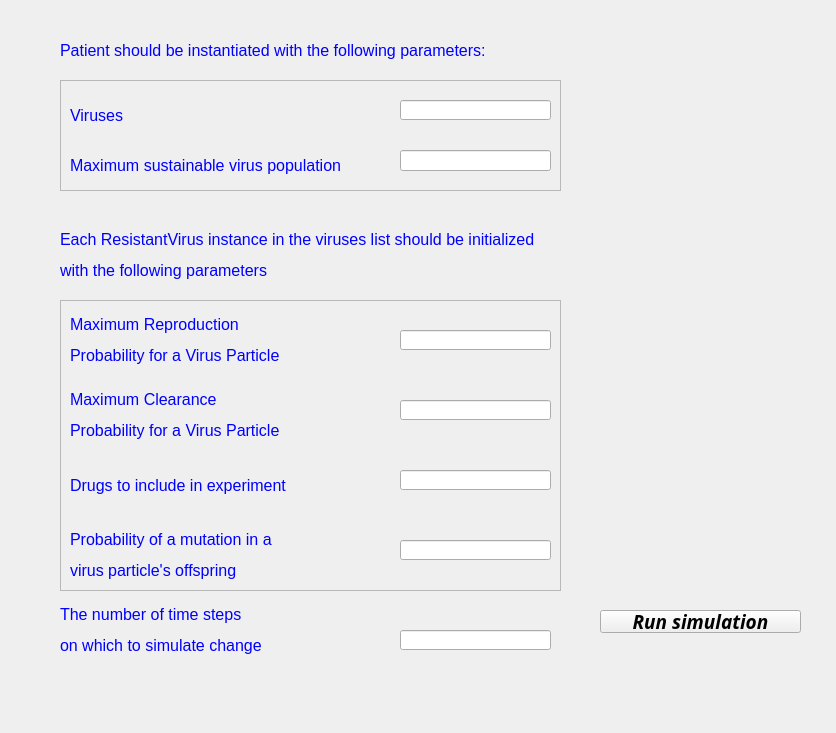
<?xml version="1.0" encoding="UTF-8"?>
<ui version="4.0">
 <class>Form3</class>
 <widget class="QWidget" name="Form3">
  <property name="geometry">
   <rect>
    <x>0</x>
    <y>0</y>
    <width>836</width>
    <height>733</height>
   </rect>
  </property>
  <property name="windowTitle">
   <string>Form</string>
  </property>
  <widget class="QLineEdit" name="lineEdit_7">
   <property name="geometry">
    <rect>
     <x>400</x>
     <y>630</y>
     <width>151</width>
     <height>20</height>
    </rect>
   </property>
  </widget>
  <widget class="QFrame" name="frame">
   <property name="geometry">
    <rect>
     <x>60</x>
     <y>80</y>
     <width>501</width>
     <height>111</height>
    </rect>
   </property>
   <property name="frameShape">
    <enum>QFrame::StyledPanel</enum>
   </property>
   <property name="frameShadow">
    <enum>QFrame::Raised</enum>
   </property>
   <widget class="QLabel" name="label_4">
    <property name="geometry">
     <rect>
      <x>10</x>
      <y>20</y>
      <width>91</width>
      <height>31</height>
     </rect>
    </property>
    <property name="text">
     <string>&lt;html&gt;&lt;head/&gt;&lt;body&gt;&lt;p&gt;&lt;span style=&quot; font-size:12pt; color:#0000ff;&quot;&gt;Viruses&lt;/span&gt;&lt;/p&gt;&lt;/body&gt;&lt;/html&gt;</string>
    </property>
   </widget>
   <widget class="QLabel" name="label_9">
    <property name="geometry">
     <rect>
      <x>10</x>
      <y>70</y>
      <width>281</width>
      <height>31</height>
     </rect>
    </property>
    <property name="text">
     <string>&lt;html&gt;&lt;head/&gt;&lt;body&gt;&lt;p&gt;&lt;span style=&quot; font-size:12pt; color:#0000ff;&quot;&gt;Maximum sustainable virus population&lt;/span&gt;&lt;/p&gt;&lt;/body&gt;&lt;/html&gt;</string>
    </property>
   </widget>
   <widget class="QLineEdit" name="lineEdit_8">
    <property name="geometry">
     <rect>
      <x>340</x>
      <y>70</y>
      <width>151</width>
      <height>21</height>
     </rect>
    </property>
   </widget>
   <widget class="QLineEdit" name="lineEdit_9">
    <property name="geometry">
     <rect>
      <x>340</x>
      <y>20</y>
      <width>151</width>
      <height>20</height>
     </rect>
    </property>
   </widget>
  </widget>
  <widget class="QLabel" name="label_2">
   <property name="geometry">
    <rect>
     <x>60</x>
     <y>20</y>
     <width>511</width>
     <height>61</height>
    </rect>
   </property>
   <property name="text">
    <string>&lt;html&gt;&lt;head/&gt;&lt;body&gt;&lt;p&gt;&lt;span style=&quot; font-size:12pt; color:#0000ff;&quot;&gt;Patient should be instantiated with the following parameters:&lt;/span&gt;&lt;/p&gt;&lt;/body&gt;&lt;/html&gt;</string>
   </property>
  </widget>
  <widget class="QFrame" name="frame_2">
   <property name="geometry">
    <rect>
     <x>60</x>
     <y>300</y>
     <width>501</width>
     <height>291</height>
    </rect>
   </property>
   <property name="frameShape">
    <enum>QFrame::StyledPanel</enum>
   </property>
   <property name="frameShadow">
    <enum>QFrame::Raised</enum>
   </property>
   <widget class="QLabel" name="label_7">
    <property name="geometry">
     <rect>
      <x>10</x>
      <y>10</y>
      <width>261</width>
      <height>61</height>
     </rect>
    </property>
    <property name="text">
     <string>&lt;html&gt;&lt;head/&gt;&lt;body&gt;&lt;p&gt;&lt;span style=&quot; font-size:12pt; color:#0000ff;&quot;&gt;Maximum Reproduction &lt;/span&gt;&lt;/p&gt;&lt;p&gt;&lt;span style=&quot; font-size:12pt; color:#0000ff;&quot;&gt;Probability for a Virus Particle&lt;/span&gt;&lt;/p&gt;&lt;/body&gt;&lt;/html&gt;</string>
    </property>
   </widget>
   <widget class="QLineEdit" name="lineEdit_5">
    <property name="geometry">
     <rect>
      <x>340</x>
      <y>30</y>
      <width>151</width>
      <height>20</height>
     </rect>
    </property>
   </widget>
   <widget class="QLabel" name="label_8">
    <property name="geometry">
     <rect>
      <x>10</x>
      <y>90</y>
      <width>241</width>
      <height>51</height>
     </rect>
    </property>
    <property name="text">
     <string>&lt;html&gt;&lt;head/&gt;&lt;body&gt;&lt;p&gt;&lt;span style=&quot; font-size:12pt; color:#0000ff;&quot;&gt;Maximum Clearance&lt;/span&gt;&lt;/p&gt;&lt;p&gt;&lt;span style=&quot; font-size:12pt; color:#0000ff;&quot;&gt;Probability for a Virus Particle&lt;/span&gt;&lt;/p&gt;&lt;/body&gt;&lt;/html&gt;</string>
    </property>
   </widget>
   <widget class="QLineEdit" name="lineEdit_6">
    <property name="geometry">
     <rect>
      <x>340</x>
      <y>100</y>
      <width>151</width>
      <height>20</height>
     </rect>
    </property>
   </widget>
   <widget class="QLabel" name="label_12">
    <property name="geometry">
     <rect>
      <x>10</x>
      <y>160</y>
      <width>281</width>
      <height>51</height>
     </rect>
    </property>
    <property name="text">
     <string>&lt;html&gt;&lt;head/&gt;&lt;body&gt;&lt;p&gt;&lt;span style=&quot; font-size:12pt; color:#0000ff;&quot;&gt;Drugs to include in experiment&lt;/span&gt;&lt;/p&gt;&lt;/body&gt;&lt;/html&gt;</string>
    </property>
   </widget>
   <widget class="QLineEdit" name="lineEdit_10">
    <property name="geometry">
     <rect>
      <x>340</x>
      <y>170</y>
      <width>151</width>
      <height>20</height>
     </rect>
    </property>
   </widget>
   <widget class="QLabel" name="label_13">
    <property name="geometry">
     <rect>
      <x>10</x>
      <y>230</y>
      <width>231</width>
      <height>51</height>
     </rect>
    </property>
    <property name="text">
     <string>&lt;html&gt;&lt;head/&gt;&lt;body&gt;&lt;p&gt;&lt;span style=&quot; font-size:12pt; color:#0000ff;&quot;&gt;Probability of a mutation in a &lt;/span&gt;&lt;/p&gt;&lt;p&gt;&lt;span style=&quot; font-size:12pt; color:#0000ff;&quot;&gt;virus particle's offspring&lt;/span&gt;&lt;/p&gt;&lt;/body&gt;&lt;/html&gt;</string>
    </property>
   </widget>
   <widget class="QLineEdit" name="lineEdit_11">
    <property name="geometry">
     <rect>
      <x>340</x>
      <y>240</y>
      <width>151</width>
      <height>20</height>
     </rect>
    </property>
   </widget>
  </widget>
  <widget class="QPushButton" name="pushButton">
   <property name="geometry">
    <rect>
     <x>600</x>
     <y>610</y>
     <width>201</width>
     <height>23</height>
    </rect>
   </property>
   <property name="font">
    <font>
     <family>Book Antiqua</family>
     <pointsize>14</pointsize>
     <weight>75</weight>
     <italic>true</italic>
     <bold>true</bold>
    </font>
   </property>
   <property name="text">
    <string>Run simulation</string>
   </property>
  </widget>
  <widget class="QLabel" name="label_10">
   <property name="geometry">
    <rect>
     <x>60</x>
     <y>600</y>
     <width>231</width>
     <height>61</height>
    </rect>
   </property>
   <property name="text">
    <string>&lt;html&gt;&lt;head/&gt;&lt;body&gt;&lt;p&gt;&lt;span style=&quot; font-size:12pt; color:#0000ff;&quot;&gt;The number of time steps &lt;/span&gt;&lt;/p&gt;&lt;p&gt;&lt;span style=&quot; font-size:12pt; color:#0000ff;&quot;&gt;on which to simulate change&lt;/span&gt;&lt;/p&gt;&lt;/body&gt;&lt;/html&gt;</string>
   </property>
  </widget>
  <widget class="QLabel" name="label_11">
   <property name="geometry">
    <rect>
     <x>60</x>
     <y>210</y>
     <width>491</width>
     <height>91</height>
    </rect>
   </property>
   <property name="text">
    <string>&lt;html&gt;&lt;head/&gt;&lt;body&gt;&lt;p&gt;&lt;span style=&quot; font-size:12pt; color:#0000ff;&quot;&gt;Each ResistantVirus instance in the viruses list should be initialized &lt;/span&gt;&lt;/p&gt;&lt;p&gt;&lt;span style=&quot; font-size:12pt; color:#0000ff;&quot;&gt;with the following parameters&lt;/span&gt;&lt;/p&gt;&lt;/body&gt;&lt;/html&gt;</string>
   </property>
  </widget>
 </widget>
 <resources/>
 <connections/>
</ui>
